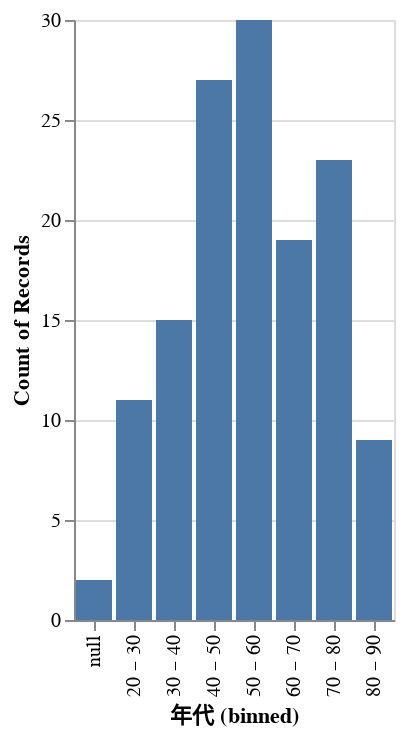

The notebook cell saved with this chart:
### Code cell
alt.Chart(df).mark_bar().encode(
    alt.X("年代", bin=True),
    y='count()',
)

### Figure 1 — Vega-Lite specification as saved in the notebook (floating-point values rounded to 4 significant figures; data arrays with more than 128 entries replaced by an {"elided": "..."} marker saying what was removed)
{"config": {"view": {"continuousWidth": 400, "continuousHeight": 300}}, "data": {"name": "data-80f9a6001f25532c6d22858fd1fc390e"}, "mark": "bar", "encoding": {"x": {"type": "nominal", "bin": true, "field": "年代"}, "y": {"type": "quantitative", "aggregate": "count"}}, "$schema": "https://vega.github.io/schema/vega-lite/v4.0.2.json", "datasets": {"data-80f9a6001f25532c6d22858fd1fc390e": {"elided": "136 records"}}}
